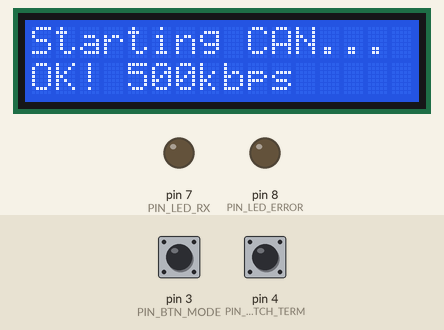
Bench run of a sketch on a simulated Arduino Uno, built with avr-gcc and run on an emulated ATmega328P. Shown: 16×2 character LCD, output pins drawn as LEDs (lit = HIGH). Inputs (shaded band) come from the test bench; at power-on: pin 4 (PIN_SWITCH_TERM) HIGH, pin 3 (PIN_BTN_MODE) HIGH. What the sketch prints to the serial monitor is not drawn.

Above: at 0.2 s.
At 2.3 s:
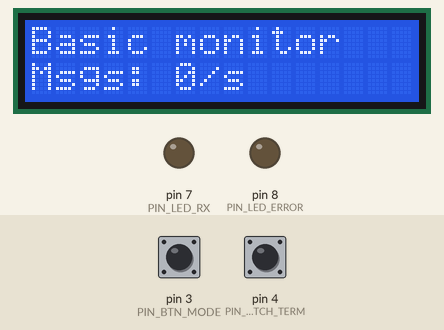
2.4 s: pin 4 (PIN_SWITCH_TERM) pulled LOW for 1 s
At 3.2 s:
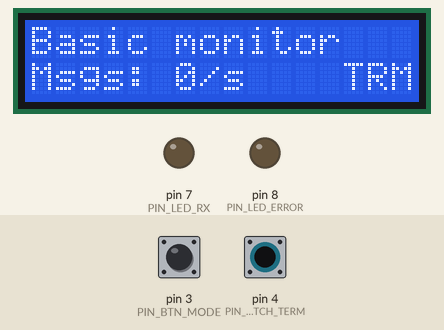
5.1 s: pin 4 (PIN_SWITCH_TERM) pulled LOW for 3.2 s
Timing chart, 0 to 8.1 s (numbered marks = the images above; inputs shaded):
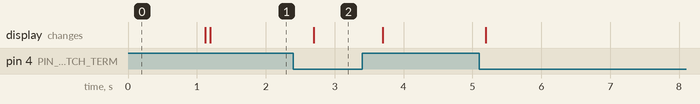

Measured:
- after the input at 2.4 s, the display: changes after 0.30 s (image 2)

The sketch:

lectorCanBus.ino
```cpp
/*
 * lectorCanBus.ino - CAN Bus Reader
 *
 * Diagnostic tool to verify activity on CAN bus when conventional scanners fail
 *
 * This tool allows:
 * 1. Verify if there is activity on the CAN network
 * 2. Display received CAN messages
 * 3. Check termination resistors
 * 4. Attempt to communicate with specific modules
 *
 * Required hardware connections:
 * - MCP2515 module connected via SPI to Arduino
 * - Optional 120 ohm termination resistor
 * - 16x2 LCD display with I2C adapter (optional)
 *
 * Date: 04/20/2025
 *
 * Part of the AutomotiveGuide_es project
 * https://github.com/edgarefraindp/AutomotiveGuide_es
 */

#include <SPI.h>
#include <mcp_can.h>
#include <LiquidCrystal_I2C.h>

// Pin definitions
const int PIN_CS_CAN = 10;      // CS (Chip Select) pin for MCP2515 module
const int PIN_INT_CAN = 2;      // INT (Interrupt) pin for MCP2515 module
const int PIN_LED_RX = 7;       // LED that blinks when receiving CAN messages
const int PIN_LED_ERROR = 8;    // LED that indicates bus error
const int PIN_BTN_MODE = 3;     // Button to change operation mode
const int PIN_SWITCH_TERM = 4;  // Switch to enable/disable termination resistor

// Constants
const unsigned long BAUDRATE_SERIAL = 115200;  // Serial port speed
const unsigned long REFRESH_INTERVAL = 500;    // Reading refresh interval in ms
const byte CAN_SPEED = CAN_500KBPS;           // CAN bus speed (adjust according to vehicle)
const byte CRYSTAL_MHZ = MCP_16MHZ;           // Crystal frequency of MCP2515 module

// Global variables
byte operationMode = 0;             // Current operation mode
unsigned long lastRefreshTime = 0;  // Time control for updates
unsigned int messagesReceived = 0;  // Counter for received messages
bool canInitialized = false;        // Initialization state of CAN module
bool termResistorEnabled = false;   // State of termination resistor

// Objects
MCP_CAN CAN(PIN_CS_CAN);                      // Object to control CAN module
LiquidCrystal_I2C lcd(0x27, 16, 2);          // Object to control LCD display

// Variables for message statistics
unsigned int msgStats[8] = {0, 0, 0, 0, 0, 0, 0, 0};  // Counters by ID
unsigned long lastMessageTime = 0;                    // Time of last message

void setup() {
  // Initialize serial communication
  Serial.begin(BAUDRATE_SERIAL);
  Serial.println(F("CAN Bus Reader - Diagnostic Tool"));
  Serial.println(F("AutomotiveGuide_es"));
  Serial.println(F("--------------------------------------"));

  // Configure pins
  pinMode(PIN_LED_RX, OUTPUT);
  pinMode(PIN_LED_ERROR, OUTPUT);
  pinMode(PIN_BTN_MODE, INPUT_PULLUP);
  pinMode(PIN_SWITCH_TERM, INPUT_PULLUP);
  pinMode(PIN_INT_CAN, INPUT);

  // Initialize LCD
  lcd.init();
  lcd.backlight();
  lcd.setCursor(0, 0);
  lcd.print("CAN Bus Reader");
  lcd.setCursor(0, 1);
  lcd.print("Initializing...");

  // Check termination resistor switch
  UpdateTerminationResistor();

  // Initialize CAN controller
  InitializeCANController();

  // Display instructions
  PrintInstructions();
}

void loop() {
  // Check termination resistor switch
  CheckTerminationSwitch();

  // Check mode button
  CheckModeButton();

  // Process received CAN messages
  ProcessCANMessages();

  // Update display based on interval
  unsigned long currentTime = millis();
  if (currentTime - lastRefreshTime >= REFRESH_INTERVAL) {
    lastRefreshTime = currentTime;
    UpdateDisplay();

    // Check communication timeout (2 seconds without messages = error)
    if (messagesReceived > 0 && (currentTime - lastMessageTime) > 2000) {
      SignalError();
    }
  }
}

void InitializeCANController() {
  lcd.clear();
  lcd.setCursor(0, 0);
  lcd.print("Starting CAN...");

  // Attempt to initialize CAN controller
  byte retries = 0;
  canInitialized = false;

  while (retries < 3 && !canInitialized) {
    if (CAN.begin(CAN_SPEED, CRYSTAL_MHZ) == CAN_OK) {
      canInitialized = true;
      Serial.println(F("CAN initialized successfully"));

      lcd.setCursor(0, 1);
      lcd.print("OK! 500kbps");
      digitalWrite(PIN_LED_ERROR, LOW);
      delay(1000);
    } else {
      retries++;
      Serial.println(F("Error initializing CAN. Retrying..."));

      lcd.setCursor(0, 1);
      lcd.print("Error: Retry");
      digitalWrite(PIN_LED_ERROR, HIGH);
      delay(1000);
    }
  }

  if (!canInitialized) {
    Serial.println(F("ERROR: Failed to initialize CAN controller"));
    lcd.clear();
    lcd.setCursor(0, 0);
    lcd.print("CAN ERROR!");
    lcd.setCursor(0, 1);
    lcd.print("Check connections");

    // Keep error LED on
    digitalWrite(PIN_LED_ERROR, HIGH);
  } else {
    // Additional CAN controller configuration
    CAN.setMode(MCP_NORMAL);  // Set operation mode to normal

    // Simple filters to avoid saturation
    // This allows all messages but can be modified to filter
    CAN.init_Mask(0, 0, 0x00000000);
    CAN.init_Mask(1, 0, 0x00000000);

    // Clear display for operational mode
    lcd.clear();
  }
}

void ProcessCANMessages() {
  if (!canInitialized) return;

  byte len = 0;
  byte buf[8];
  unsigned long canId;

  // Check if messages are available
  if (CAN_MSGAVAIL == CAN.checkReceive()) {
    // Read the message
    if (CAN.readMsgBuf(&canId, &len, buf) == CAN_OK) {
      // Update statistics
      messagesReceived++;
      lastMessageTime = millis();

      // Classify by ID for statistics (simplified)
      byte idCategory = (canId & 0x700) >> 8;  // Use significant bits of ID
      if (idCategory < 8) {
        msgStats[idCategory]++;
      }

      // Blink reception LED
      digitalWrite(PIN_LED_RX, HIGH);

      // Display data based on mode
      switch (operationMode) {
        case 0:  // Basic monitor mode
          PrintBasicInfo(canId, len, buf);
          break;
        case 1:  // Detailed monitor mode
          PrintDetailedInfo(canId, len, buf);
          break;
        case 2:  // Statistics mode
          // Statistics are displayed in UpdateDisplay()
          break;
        case 3:  // Specific diagnostic mode
          ProcessDiagnosticRequest(canId, len, buf);
          break;
      }

      // Turn off LED after a short period
      delay(5);
      digitalWrite(PIN_LED_RX, LOW);
    }
  }
}

void PrintBasicInfo(unsigned long canId, byte len, byte *buf) {
  // Basic format: ID - [Data in hex]
  Serial.print(F("ID: 0x"));
  Serial.print(canId, HEX);

  Serial.print(F(" ["));
  for (int i = 0; i < len; i++) {
    Serial.print(buf[i], HEX);
    if (i < len - 1) {
      Serial.print(F(" "));
    }
  }
  Serial.println(F("]"));
}

void PrintDetailedInfo(unsigned long canId, byte len, byte *buf) {
  // Detailed format with message type and interpretation
  Serial.print(F("ID: 0x"));
  Serial.print(canId, HEX);
  Serial.print(F(" Len:"));
  Serial.print(len);

  // Interpret message type based on ID
  Serial.print(F(" Type:"));
  if (canId < 0x100) {
    Serial.print(F("Engine"));
  } else if (canId < 0x200) {
    Serial.print(F("Trans"));
  } else if (canId < 0x400) {
    Serial.print(F("Chassis"));
  } else if (canId < 0x600) {
    Serial.print(F("Body"));
  } else if (canId < 0x7E0) {
    Serial.print(F("Info"));
  } else if (canId >= 0x7E0 && canId <= 0x7EF) {
    Serial.print(F("DIAG"));
  } else {
    Serial.print(F("Other"));
  }

  // Display data
  Serial.print(F(" ["));
  for (int i = 0; i < len; i++) {
    if (buf[i] < 0x10) Serial.print(F("0"));
    Serial.print(buf[i], HEX);
    Serial.print(F(" "));
  }
  Serial.print(F("] ASCII:"));

  // Display as ASCII if possible
  for (int i = 0; i < len; i++) {
    if (buf[i] >= 32 && buf[i] <= 126) {
      Serial.write(buf[i]);
    } else {
      Serial.print(F("."));
    }
  }
  Serial.println();
}

void ProcessDiagnosticRequest(unsigned long canId, byte len, byte *buf) {
  // Process responses to diagnostic requests
  if (canId >= 0x7E8 && canId <= 0x7EF) {  // Diagnostic responses
    Serial.print(F("DIAG RESP ["));
    Serial.print(canId - 0x7E0, HEX);
    Serial.print(F("]: "));

    if (len > 2 && buf[0] > 0) {
      byte serviceId = buf[1];
      if (serviceId == 0x41) {  // Response to mode 01 (current data)
        Serial.print(F("Mode 01 PID "));
        Serial.print(buf[2], HEX);

        // Interpret some common PIDs
        InterpretCommonPIDs(buf[2], &buf[3], len-3);
      } else if (serviceId == 0x42) {  // Response to mode 02 (frozen data)
        Serial.println(F("Frozen data"));
      } else {
        Serial.print(F("Mode "));
        Serial.print(serviceId - 0x40, HEX);
      }
    }
    Serial.println();
  }
}

void InterpretCommonPIDs(byte pid, byte *data, byte len) {
  // Simplified interpretation of some common PIDs
  switch (pid) {
    case 0x0C:  // RPM
      if (len >= 2) {
        int rpm = ((data[0] * 256) + data[1]) / 4;
        Serial.print(F(" = RPM: "));
        Serial.print(rpm);
      }
      break;
    case 0x0D:  // Speed
      if (len >= 1) {
        Serial.print(F(" = Speed: "));
        Serial.print(data[0]);
        Serial.print(F(" km/h"));
      }
      break;
    case 0x05:  // Coolant temperature
      if (len >= 1) {
        Serial.print(F(" = Temp: "));
        Serial.print(data[0] - 40);
        Serial.print(F("°C"));
      }
      break;
    default:
      // For other PIDs just display the data in hex
      Serial.print(F(" = "));
      for (int i = 0; i < len; i++) {
        if (data[i] < 0x10) Serial.print(F("0"));
        Serial.print(data[i], HEX);
        Serial.print(F(" "));
      }
  }
}

void UpdateDisplay() {
  if (!canInitialized) return;

  lcd.clear();

  // First line based on mode
  lcd.setCursor(0, 0);
  switch (operationMode) {
    case 0:
      lcd.print("Basic monitor");
      break;
    case 1:
      lcd.print("Detailed monitor");
      break;
    case 2:
      lcd.print("Statistics");
      break;
    case 3:
      lcd.print("Diagnostic");
      break;
  }

  // Second line: relevant information based on mode
  lcd.setCursor(0, 1);
  switch (operationMode) {
    case 0:
    case 1:
      // Display messages per second
      unsigned long currentTime = millis();
      static unsigned int lastCount = 0;
      static unsigned long lastCalcTime = 0;
      static int msgsPerSecond = 0;

      if (currentTime - lastCalcTime >= 1000) {
        msgsPerSecond = messagesReceived - lastCount;
        lastCount = messagesReceived;
        lastCalcTime = currentTime;
      }

      lcd.print("Msgs: ");
      lcd.print(msgsPerSecond);
      lcd.print("/s");

      // Display if termination resistor is active
      lcd.setCursor(13, 1);
      lcd.print(termResistorEnabled ? "TRM" : "   ");
      break;

    case 2:
      // In statistics mode display distribution by type
      unsigned long total = 0;
      byte maxIndex = 0;

      // Find the most frequent message type
      for (int i = 0; i < 8; i++) {
        total += msgStats[i];
        if (msgStats[i] > msgStats[maxIndex]) {
          maxIndex = i;
        }
      }

      if (total > 0) {
        lcd.print("ID:");
        lcd.print(maxIndex);
        lcd.print(" ");
        lcd.print(map(msgStats[maxIndex]*100, 0, total, 0, 100));
        lcd.print("% ");
        lcd.print(total);
      } else {
        lcd.print("No messages");
      }
      break;

    case 3:
      // In diagnostic mode send periodic requests
      static byte currentPID = 0;

      // Display current PID
      lcd.print("PID:");
      if (currentPID < 0x10) lcd.print("0");
      lcd.print(currentPID, HEX);

      // Send diagnostic request for this PID
      SendDiagnosticRequest(0x01, currentPID);  // Mode 01, current PID

      // Rotate to next PID every certain time
      currentPID = (currentPID + 1) % 32;  // Limit to first 32 PIDs
      break;
  }
}

void SendDiagnosticRequest(byte mode, byte pid) {
  byte data[8] = {0x02, mode, pid, 0, 0, 0, 0, 0};
  byte result = CAN.sendMsgBuf(0x7DF, 0, 8, data);  // Standard diagnostic ID

  if (result != CAN_OK) {
    Serial.println(F("Error sending diagnostic request"));
  }
}

void CheckModeButton() {
  static bool lastButtonState = HIGH;
  static unsigned long lastDebounceTime = 0;
  const unsigned long debounceDelay = 50;

  bool buttonState = digitalRead(PIN_BTN_MODE);

  if (buttonState != lastButtonState) {
    lastDebounceTime = millis();
  }

  if ((millis() - lastDebounceTime) > debounceDelay) {
    if (buttonState == LOW && lastButtonState == HIGH) {
      // Switch to next mode
      operationMode = (operationMode + 1) % 4;

      // Update display immediately
      UpdateDisplay();

      // Visual indication
      digitalWrite(PIN_LED_RX, HIGH);
      delay(100);
      digitalWrite(PIN_LED_RX, LOW);

      // Display new mode on serial
      Serial.print(F("Mode changed to: "));

      switch (operationMode) {
        case 0:
          Serial.println(F("Basic Monitor"));
          break;
        case 1:
          Serial.println(F("Detailed Monitor"));
          break;
        case 2:
          Serial.println(F("Statistics"));
          break;
        case 3:
          Serial.println(F("Diagnostic"));
          break;
      }
    }
  }

  lastButtonState = buttonState;
}

void CheckTerminationSwitch() {
  // Read termination resistor switch state
  bool currentState = (digitalRead(PIN_SWITCH_TERM) == LOW);

  // If changed, update
  if (currentState != termResistorEnabled) {
    termResistorEnabled = currentState;
    UpdateTerminationResistor();
  }
}

void UpdateTerminationResistor() {
  // Here a physical termination resistor would be enabled/disabled
  // via a relay or transistor if the hardware supports it

  Serial.print(F("Termination resistor: "));
  Serial.println(termResistorEnabled ? F("ENABLED") : F("DISABLED"));
}

void SignalError() {
  digitalWrite(PIN_LED_ERROR, HIGH);
  delay(50);
  digitalWrite(PIN_LED_ERROR, LOW);
}

void PrintInstructions() {
  Serial.println();
  Serial.println(F("=== CAN BUS READER - INSTRUCTIONS ==="));
  Serial.println(F("Button 1: Change mode (Monitor/Statistics/Diagnostic)"));
  Serial.println(F("Switch 1: Enable/disable termination resistor"));
  Serial.println();
  Serial.println(F("Available modes:"));
  Serial.println(F("0 - Basic Monitor: Displays ID and data in simple format"));
  Serial.println(F("1 - Detailed Monitor: Displays complete message information"));
  Serial.println(F("2 - Statistics: Displays message type distribution"));
  Serial.println(F("3 - Diagnostic: Attempts to communicate with modules using OBD2 protocol"));
  Serial.println();
  Serial.println(F("RX LED: Blinks when receiving messages"));
  Serial.println(F("ERROR LED: Indicates initialization or communication issues"));
  Serial.println(F("======================================"));
}
```
